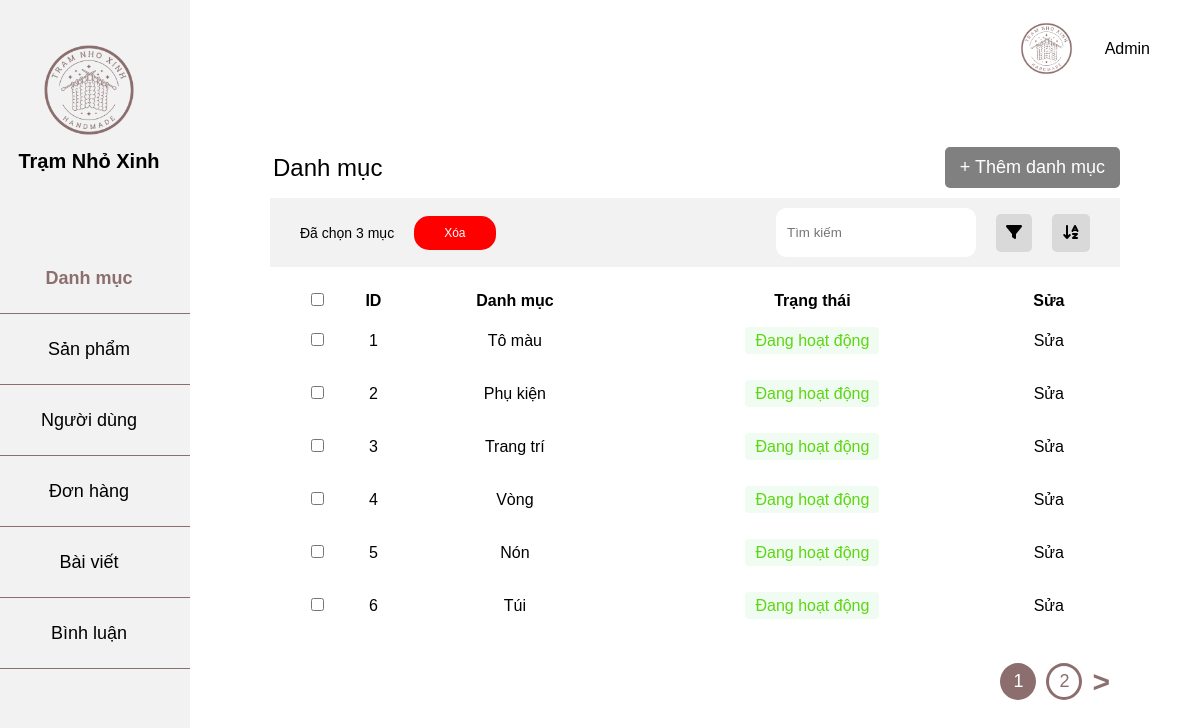
The app's page /admin/index.php with its own data.
### tables this page shows
CREATE TABLE `productcate` (
  `id` int(11) NOT NULL,
  `name` varchar(255) NOT NULL,
  `status` tinyint(1) NOT NULL
);

### admin/app/controller/adminCateController.php (called while the page is built, shortened)
<?php
class CateAdminController
{
    private $data;
    private $category;
    function __construct()
    {
        $this->category = new CategoryModel();
    }
    function renderView($view, $data = null)
    {
        $view = './app/view/' . $view . '.php';
        require_once $view;
    }
    function viewCategory()
    {
        $this->data['listcate'] = $this->category->getCate();
        $this->renderView('category', $this->data);
    }
}

### app/model/database.php (called while the page is built, shortened)
<?php
class Database
{
    private $servername = "localhost";
    private $username = "root";
    private $password = "";
    private $dbname = "handmade_db";
    private $conn;
    function __construct()
    {
        try {
            $this->conn = new PDO("mysql:host=$this->servername;dbname=$this->dbname; charset=utf8", $this->username, $this->password);
            $this->conn->setAttribute(PDO::ATTR_ERRMODE, PDO::ERRMODE_EXCEPTION);
        } catch (PDOException $e) {
            echo "Connection failed: " . $e->getMessage();
        };
    }
    function query($sql, $param = [])
    {
        $this->stmt = $this->conn->prepare($sql);
        $this->stmt->execute($param);
        return $this->stmt;
    }
    public function getAll($sql)
    {
        $statement = $this->query($sql);
        return $statement->fetchAll(PDO::FETCH_ASSOC);
    }
}

### app/model/productCateModel.php (called while the page is built, shortened)
<?php
class CategoryModel
{
    private $db;
    function __construct()
    {
        $this->db = new Database();
    }
    function getCate()
    {
        $sql = "SELECT * FROM productcate";
        return $this->db->getAll($sql);
    }
}

### admin/app/view/category.php (the view, shortened to what this page needs)
<div class="main">
    <div class="main-category">
        <div class="main-danhmuc">
            <p>Danh mục</p>
            <a href="?page=viewaddcate">+ Thêm danh mục</a>
        </div>
        <div class="main-header">
            <div class="left-main-header">
                <p>Đã chọn 3 mục</p>
                <a href="">Xóa</a>
            </div>
            <div class="right-main-header">
                <input type="text" placeholder="Tìm kiếm">
                <div class="filter"><i class="fa-solid fa-filter"></i></div>
                <div class="sort"><i class="fa-solid fa-arrow-down-a-z"></i></div>
            </div>
        </div>
    </div>
    <div class="main-product">
        <table>
            <thead>
                <tr>
                    <th><input type="checkbox"></th>
                    <th>ID</th>
                    <th>Danh mục</th>
                    <th>Trạng thái</th>
                    <th>Sửa</th>
                </tr>
            </thead>
            <tbody>
                <?php foreach ($data['listcate'] as $item) {
                    extract($item); ?>
                    <tr>
                        <td><input type="checkbox"></td>
                        <td> <?= $id ?></td>
                        <td><?= $name ?></td>
                        <?php
                        if ($status === 1) {
                            echo '<td><span class="status success">Đang hoạt động</span></td>';
                        }
                        ?>
                        <td><a href="?page=editcate&id=<?= $id ?>">Sửa</a></td>
                    </tr>
                <?php } ?>
            </tbody>
        </table>
    </div>
    <div class="main-turnpage">
        <button class="prev">1</button>
        <button class="next">2</button>
        <button class="nextpage">></button>
    </div>
</div>
</div>
</div>
</div>
</body>
</html>

### admin/app/view/menu.php (shortened to what this page needs)
<!DOCTYPE html>
<html lang="en">
<head>
    <link rel="stylesheet" href="https://cdnjs.cloudflare.com/ajax/libs/font-awesome/6.6.0/css/all.min.css">
    <link rel="stylesheet" href="public/css/grid.css">
    <link rel="stylesheet" href="public/css/Admin.css">
</head>
<body>
    <div class="grid container">
        <div class="row">
            <div class="col l-2 st">
                <div class="category-menu">
                    <img src="public/image/logo.png" width="100px" height="100px">
                    <h2>Trạm Nhỏ Xinh</h2>
                    <ul>
                        <li><a href="index.php" style="color: #8D6E6E; font-weight: 600;">Danh mục</a></li>
                        <li><a href="../html/adminPro.html">Sản phẩm</a></li>
                        <li><a href="../html/adminUser.html">Người dùng</a></li>
                        <li><a href="../html/adminOrder.html">Đơn hàng</a></li>
                        <li><a href="../html/adminPost.html">Bài viết</a></li>
                        <li><a href="../html/adminComment.html">Bình luận</a></li>
                    </ul>
                </div>
            </div>
            <div class="col l-10 ts">
                <div class="header-allpage">
                    <img src="public/image/logo.png" width="57px" height="57px">
                    <p>Admin</p>
                </div>

### admin/index.php (shortened to what this page needs)
<?php
require_once '../app/model/database.php';
require_once '../app/model/productCateModel.php';
require_once 'app/controller/adminCateController.php';
require_once 'app/view/menu.php';
if (isset($_GET['page'])) {
    $page = $_GET['page'];
    switch ($page) {
        case 'category':
            $category = new CateAdminController();
            $category->viewCategory();
            break;
        case 'editcate':
            $editcate = new CateAdminController();
            $editcate->viewEditCate();
            break;
        case 'updatecate':
            $updatecate = new CateAdminController();
            $updatecate->updateCate();
            break;
        case 'viewaddcate':
            $viewaddcate = new CateAdminController();
            $viewaddcate->viewAddCate();
            break;
        case 'addcate':
            $addcate = new CateAdminController();
            $addcate->addCate();
            break;
        default:
            $category = new CateAdminController();
            $category->viewCategory();
            break;
    }
} else {
    $category = new CateAdminController();
    $category->viewCategory();
}

### admin/public/css/grid.css (style rules this page uses)
* { margin: 0; padding: 0; box-sizing: border-box; }
.grid { width: 100%; display: block; padding: 0; }
.row { display: flex; flex-wrap: wrap; margin-left: -4px; margin-right: -4px; }
.col { padding-left: 4px; padding-right: 4px; }
@media (min-width: 740px) { .row { margin-left: -8px; margin-right: -8px; } }
@media (min-width: 740px) { .col { padding-left: 8px; padding-right: 8px; } }
@media (min-width: 1113px) { .row { margin-left: -12px; margin-right: -12px; } }
@media (min-width: 1113px) { .col { padding-left: 12px; padding-right: 12px; } }
@media (min-width: 1113px) { .l-1, .l-2, .l-2-4, .l-3, .l-4, .l-5, .l-6, .l-7, .l-8, .l-9, .l-10, .l-11, .l-12 { display: block; } }
@media (min-width: 1113px) { .l-2 { flex: 0 0 16.66667%; max-width: 16.66667%; } }
@media (min-width: 1113px) { .l-10 { flex: 0 0 83.33333%; max-width: 83.33333%; } }

### admin/public/css/Admin.css (style rules this page uses)
body { font-family: Arial; }
.container { max-width: 99%; }
.st { max-height: 1000px; background-color: #f2f2f2; padding: 0; }
.category-menu { max-height: 2000px; display: flex; flex-direction: column; align-items: center; text-align: center; }
.category-menu img { margin-top: 40px; }
.category-menu h2 { font-size: 20px; margin-top: 10px; }
.category-menu ul { list-style: none; padding: 0; margin-top: 70px; width: 100%; }
.category-menu ul li { line-height: 50px; padding: 10px 0; border-bottom: 1px solid #8D6e6e; text-align: center; width: 100%; font-size: 18px; }
.category-menu ul li a { text-decoration: none; color: black; }
.ts { height: 100vh; padding: 0; }
.header-allpage { padding: 20px; display: flex; justify-content: flex-end; align-items: center; }
.header-allpage p { margin: 0 30px; }
.main { margin: 50px 80px; height: auto; }
.main-category { display: grid; }
.main-danhmuc { display: flex; justify-content: space-between; align-items: center; }
.main-danhmuc p { font-size: 24px; margin: 3px; text-align: left; }
.main-danhmuc a { font-size: 18px; text-decoration: none; color: white; border-radius: 5px; background-color: #808080; padding: 10px 15px; }
.main-header { margin-top: 10px; display: flex; justify-content: space-between; background-color: #f2f2f2; height: 69px; }
.main-header .left-main-header { display: flex; align-items: center; justify-content: center; margin-left: 30px; }
.left-main-header p { font-size: 14px; margin-right: 20px; }
.left-main-header a { padding: 10px 30px; background-color: red; border-radius: 15px; text-decoration: none; color: white; font-size: 12px; }
.main-header .right-main-header { display: flex; align-items: center; justify-content: space-around; margin-left: auto; margin-right: 30px; }
.right-main-header input[type="text"] { margin-right: 20px; padding: 5px 10px; border-radius: 10px; border: 1px solid white; width: 200px; height: 49px; }
.right-main-header .filter { margin-right: 20px; background-color: #d9d9d9; padding: 10px; border-radius: 5px; }
.right-main-header .sort { background-color: #d9d9d9; padding: 10px; border-radius: 5px; }
table { width: 100%; margin-top: 10px; }
table th, table td { padding: 3px; text-align: center; }
.status { padding: 5px 10px; border-radius: 4px; color: #fff; }
.status.success { color: #5DD613; background-color: #F0FBF1; }
tbody { line-height: 45px; }
tbody a { color: black; text-decoration: none; }
.main-turnpage { display: flex; align-items: center; justify-content: right; padding: 10px; }
.main-turnpage .prev { padding: 5px 10px; margin-right: 10px; border-radius: 50%; border: 3px solid #8D6E6E; background-color: #8D6E6E; color: #FFFFFF; }
.main-turnpage .next { padding: 5px 10px; margin-right: 10px; border-radius: 100%; border: 3px solid #8D6E6E; background-color: #fff; color: #8D6E6E; }
.main-turnpage .nextpage { border: none; font-size: 30px; padding: 0; background-color: white; color: #8D6E6E; font-weight: 600; }
.main-product { margin: 20px; }
button { font-size: 18px; text-decoration: none; color: white; background-color: #808080; border-radius: 5px; padding: 10px 15px; border: none; }

### records on screen
productcate: id "1", name "Tô màu", status "Đang hoạt động"
productcate: id "2", name "Phụ kiện", status "Đang hoạt động"
productcate: id "3", name "Trang trí", status "Đang hoạt động"
productcate: id "4", name "Vòng", status "Đang hoạt động"
productcate: id "5", name "Nón", status "Đang hoạt động"
productcate: id "6", name "Túi", status "Đang hoạt động"
